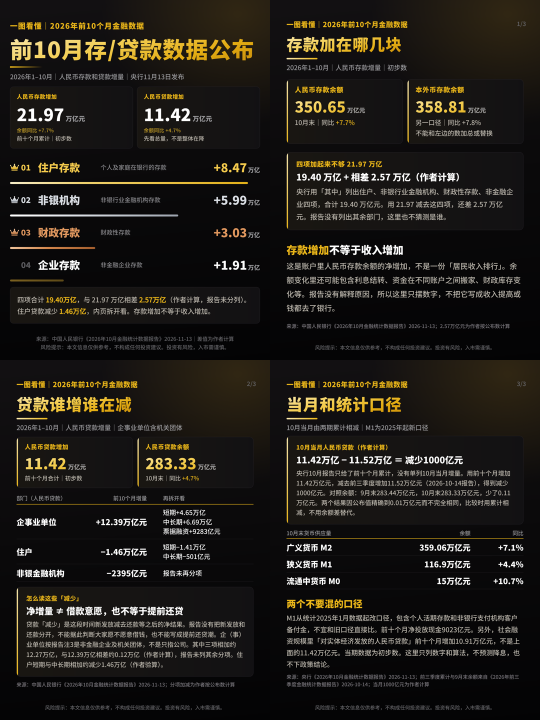
#> input picture handovers/20261123/完整交接/payload/project/notes/20261114-大号-前10个月钱去哪了/20261114_前10个月钱去哪了_总览.png, 1080 x 1440 px (shown at 1/2 size)
$ python measure_space_local.py '../20261114_前10个月钱去哪了_总览.png'
#> lines starting #> are read from the running program, lines starting #| are printed output that depends on the picture
# 复制自 /workspace/xhs/tools/measure_space.py，仅把 glob 改为参数指定的本期 PNG（不改共享原文件）；阈值：最大空白≤8%，内容底→页脚≤6%
import sys, glob
from PIL import Image
import numpy as np
files = sys.argv[1:]
bad = 0
for f in files:
    im=np.asarray(Image.open(f).convert('L').resize((540,720)),dtype=float)
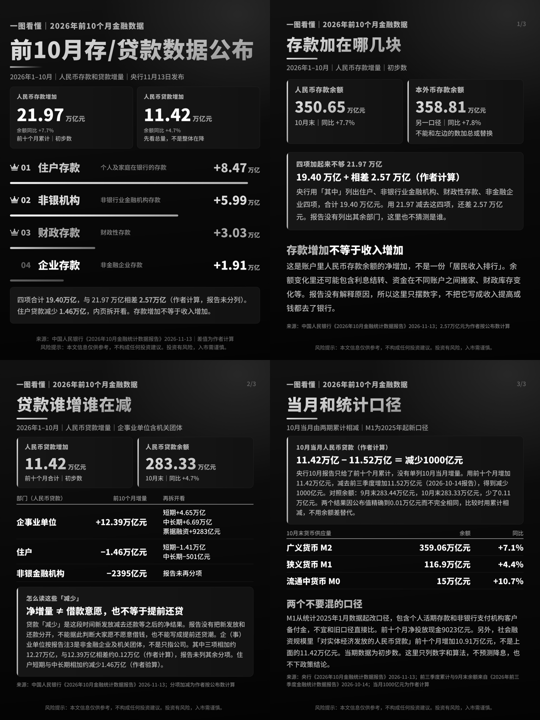
#> im: shape (720, 540) float64; min 0, max 255, mean 29.5
    d=np.abs(im-np.median(im,axis=1,keepdims=True)).max(axis=1)
#> d = 720 values, max 248 at index 246, min 0 at index 352, mean 131.1
    row=d>40
    ys=np.where(row)[0]
#> ys = 529 values from 21 to 709
    foot=[y for y in ys if y>720*0.85]; ftop=min(foot) if foot else 720
#> after `foot = [y for y in ys if y > 720 * 0.85]`: foot = 76 values from 613 to 709
#> after `ftop = min(foot) if foot else 720`: ftop = 613
    body=[y for y in ys if y<ftop-4]
#> body = 449 values from 21 to 608
    b=[y for y in body if y>130]
#> b = 353 values from 131 to 608
    gaps=np.diff(b) if len(b)>1 else [0]
#> gaps = 352 values, max 32 at index 161, min 1 at index 0, mean 1.36
    mg=max(gaps); gi=int(np.argmax(gaps))
#> after `mg = max(gaps)`: mg = 32
#> after `gi = int(np.argmax(gaps))`: gi = 161
    g=mg/720*100; ft=(ftop-b[-1])/720*100; ok = g<=8 and ft<=6; bad += not ok
#> after `g = mg / 720 * 100`: g = 4.44
#> after `ft = (ftop - b[-1]) / 720 * 100`: ft = 0.694
#> after `ok = g <= 8 and ft <= 6`: ok = True
#> after `bad += not ok`: bad = 0
    print(f"{f.split('/')[-1]:<26} 最大空白{g:5.1f}% @y{b[gi]*2:>5}  内容底→页脚{ft:5.1f}%  {'PASS' if ok else 'FAIL'}")
#| 20261114_前10个月钱去哪了_总览.png  最大空白  4.4% @y  698  内容底→页脚  0.7%  PASS
print('measure_space:', 'PASS' if not bad else f'FAIL({bad})'); sys.exit(1 if bad else 0)
#| measure_space: PASS
#> (the program exits here)
